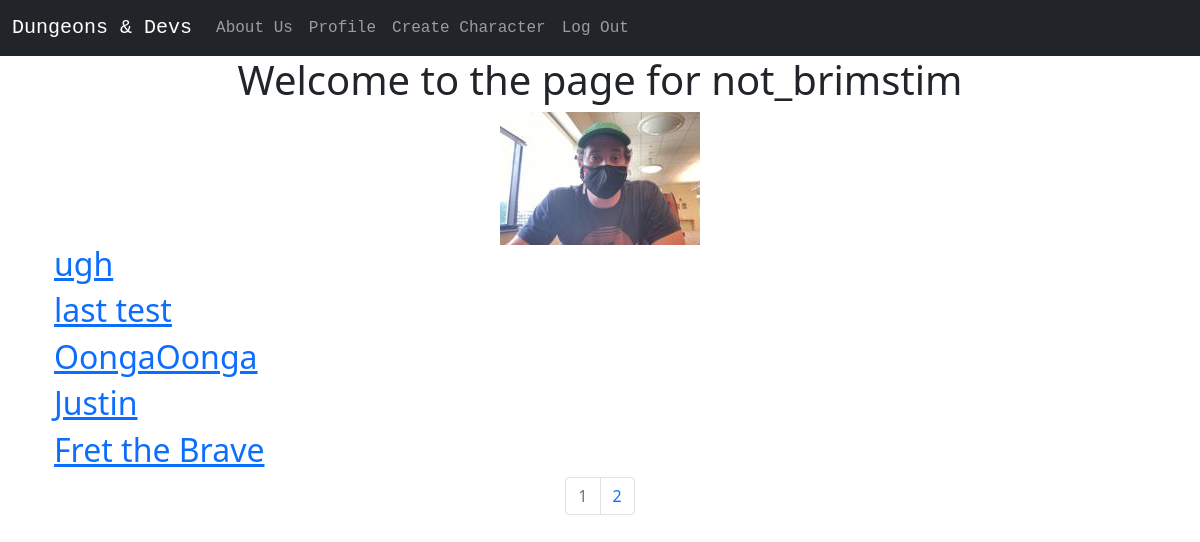
/not_brimstim (signed in), run on an earlier commit of the app's database.
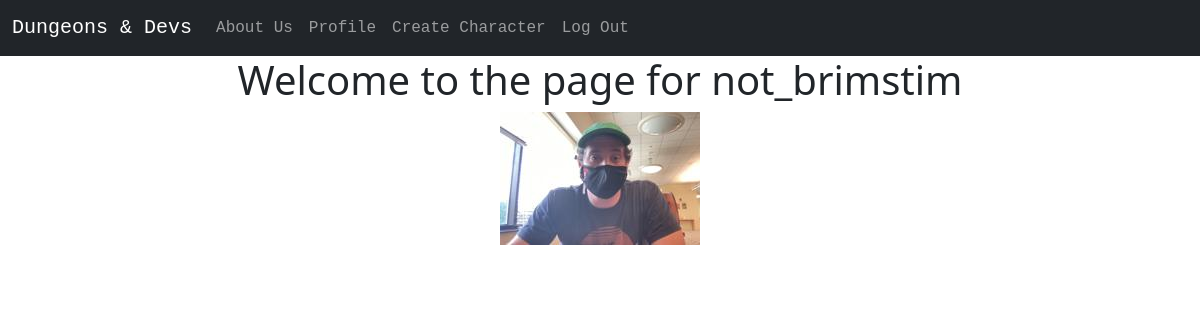
And on a later commit of the database.
### dungeons_and_devs/models.py (models this page shows, shortened)
class Character(db.Model):#establishing TABLE DESIGN
    users = db.relationship(User)
    id = db.Column(db.Integer,primary_key=True)
    user_id = db.Column(db.Integer,db.ForeignKey('users.id'),nullable=False)#CONNECTS CHARACTER TO USER!!!!!!!
    name = db.Column(db.String(64),index=True,nullable=False)
    race = db.Column(db.String(64),index=True,nullable=False)
    gender = db.Column(db.String(25),index=True)
    level = db.Column(db.Integer,index=True)
    class_ = db.Column(db.String(25),index=True)
    age = db.Column(db.Integer,index=True)
    weight = db.Column(db.Integer,index=True)
    hair = db.Column(db.String(25),index=True)
    eyes = db.Column(db.String(25),index=True)
    saves = db.Column(db.Integer,index=True)
    notes = db.Column(db.String(255),index=True)

### dungeons_and_devs/users/views.py (the view)
@users.route("/<username>")
def user_characters(username):
    page = request.args.get('page', 1, type=int) #each pg refers to 1 character(this allows users to cycle through each character individually)
    user = User.query.filter_by(username=username).first_or_404()
    characters = Character.query.filter_by(owner=user).order_by(Character.name.desc()).paginate(page=page, per_page=5)#lists characters in ascneding order by name
    return render_template('user_characters.html', characters=characters, user=user)

### dungeons_and_devs/models.py (called while the page is built)
@login_manager.user_loader#allows for user authentication in templates(html pages)
def load_user(user_id):
    return User.query.get(user_id)

### dungeons_and_devs/templates/user_characters.html
{% extends "base.html" %}
{% block content %}
  <div class="container">
    <div class="jumbotron">
      <div align='center'>
        <h1>Welcome to the page for {{user.username}}</h1>
        <img src="{{url_for('static',filename='profile_pics/'+user.profile_image)}}" alt="">
      </div>
    </div>
{% for chara in characters.items %}
  <h2><a href="{{ url_for('characters.character', character_id=chara.id)}}">{{ chara.name }}</a></h2>
{% endfor %}
  </div>
  <nav aria-label="Page navigation example">
  <ul class="pagination justify-content-center">
    {% for page_num in characters.iter_pages() %}
      {% if characters.page == page_num %}
        <li class='page-item disabled'>
          <a class="page-link" href="{{url_for('users.user_characters',username=user.username,page=page_num)}}">{{page_num}}</a>
        </li>
        {% else %}
        <li class='page-item'>
          <a class="page-link" href="{{url_for('users.user_characters',username=user.username,page=page_num)}}">{{page_num}}</a>
        </li>
      {% endif %}
    {% endfor %}
  </ul>
</nav>
{% endblock %}

What changed in the data, as far as the page shows it:
removed Character: name "ugh"
no longer on this page (row edited): Character: name "last test"
no longer on this page (row edited): Character: name "OongaOonga"
no longer on this page (row edited): Character: name "Justin"
removed Character: name "Fret the Brave"
Also different on the page:
list line gone: "1"
list line gone: "2"
